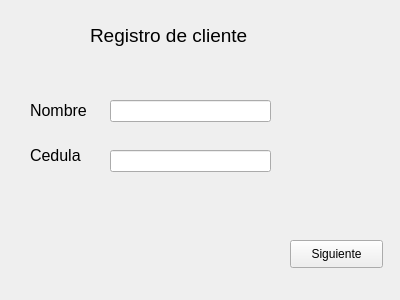
<?xml version="1.0" encoding="UTF-8"?>
<ui version="4.0">
 <class>Form</class>
 <widget class="QWidget" name="Form">
  <property name="geometry">
   <rect>
    <x>0</x>
    <y>0</y>
    <width>400</width>
    <height>300</height>
   </rect>
  </property>
  <property name="windowTitle">
   <string>Form</string>
  </property>
  <widget class="QLabel" name="label_2">
   <property name="geometry">
    <rect>
     <x>90</x>
     <y>20</y>
     <width>191</width>
     <height>31</height>
    </rect>
   </property>
   <property name="font">
    <font>
     <pointsize>14</pointsize>
    </font>
   </property>
   <property name="text">
    <string>Registro de cliente</string>
   </property>
  </widget>
  <widget class="QLabel" name="label">
   <property name="geometry">
    <rect>
     <x>30</x>
     <y>100</y>
     <width>71</width>
     <height>21</height>
    </rect>
   </property>
   <property name="font">
    <font>
     <pointsize>12</pointsize>
    </font>
   </property>
   <property name="text">
    <string>Nombre</string>
   </property>
  </widget>
  <widget class="QLabel" name="label_3">
   <property name="geometry">
    <rect>
     <x>30</x>
     <y>140</y>
     <width>61</width>
     <height>31</height>
    </rect>
   </property>
   <property name="font">
    <font>
     <pointsize>12</pointsize>
    </font>
   </property>
   <property name="text">
    <string>Cedula</string>
   </property>
  </widget>
  <widget class="QLineEdit" name="nameGetter">
   <property name="geometry">
    <rect>
     <x>110</x>
     <y>100</y>
     <width>161</width>
     <height>22</height>
    </rect>
   </property>
  </widget>
  <widget class="QLineEdit" name="idGetter">
   <property name="geometry">
    <rect>
     <x>110</x>
     <y>150</y>
     <width>161</width>
     <height>22</height>
    </rect>
   </property>
  </widget>
  <widget class="QPushButton" name="pushButton">
   <property name="geometry">
    <rect>
     <x>290</x>
     <y>240</y>
     <width>93</width>
     <height>28</height>
    </rect>
   </property>
   <property name="text">
    <string>Siguiente</string>
   </property>
  </widget>
 </widget>
 <resources/>
 <connections/>
</ui>
